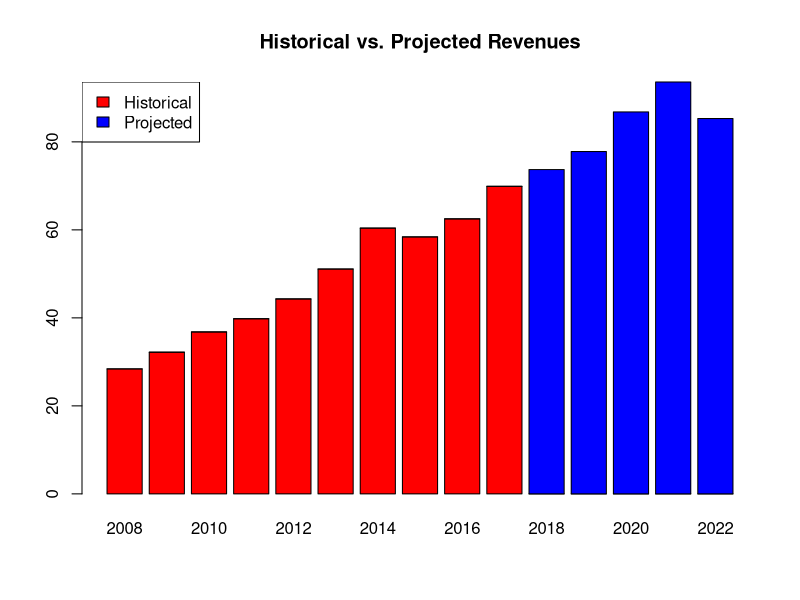

R code for this plot:
## ---- chunk 1
knitr::opts_chunk$set(echo = TRUE)
## ---- chunk 2

# Create two vectors: one for historical (hist) revenues
# and another for projected (proj) revenues
hist <- c(28.4, 32.2, 36.8, 39.8, 44.3, 51.1, 60.4, 
            58.4, 62.5, 69.9, rep(0, 5))
proj <- c(rep(0,10), 73.7, 77.8, 86.8, 93.6, 85.3)

# combine both vectors into a dataframe
rev_all <- rbind(hist, proj)
class(rev_all)
typeof(rev_all)
dim(rev_all)

#name columns
colnames(rev_all) <- seq(2008, 2022, 1)
rev_all

# Create bar plot of revenues data
barplot(rev_all,
   col = c("red", "blue"),
   main = "Historical vs. Projected Revenues")
legend("topleft",
   legend = c("Historical", "Projected"),
   fill = c("red", "blue"))

## ---- chunk 3

# Create one vector of historical and projected revenues
rev <- data.frame(c(28.4, 32.2, 36.8, 39.8, 44.3, 51.1, 60.4, 
                      58.4, 62.5, 69.9, 73.7, 77.8, 86.8, 93.6, 85.3))
rownames(rev) <- seq(2008, 2022, 1)
names(rev) <- "rev"
# Add trend and shift variables
rev$trend <- seq(1, 15, 1) #number of years, starting at 1
rev$shift <- c(rep(0, 10), rep(1, 5)) #Dummy code for historical (0) versus projected (1) revenues

# Model of trend + shift predicting revenue
reg <- lm(rev ~ trend + shift, data = rev)
summary(reg) #trend predicts change in revenue, but historical vs. predicted does not. Therefore the growth rate is constant.

## ---- chunk 4
# FGR = Retention Ratio * ROE or, 
# Retained Earnings/Net Income * (Net Income/Book Value of Equity)
## ---- chunk 5
# The PGR is bounded by the following relationship:
# PGR = Reinvestment Rate * Return on Equity
# Reinvestment Rate = (CapEx + Incr. in WC - D&A) / After-Tax Income
# Return on Equity equals the Cost of Equity in steady-state
